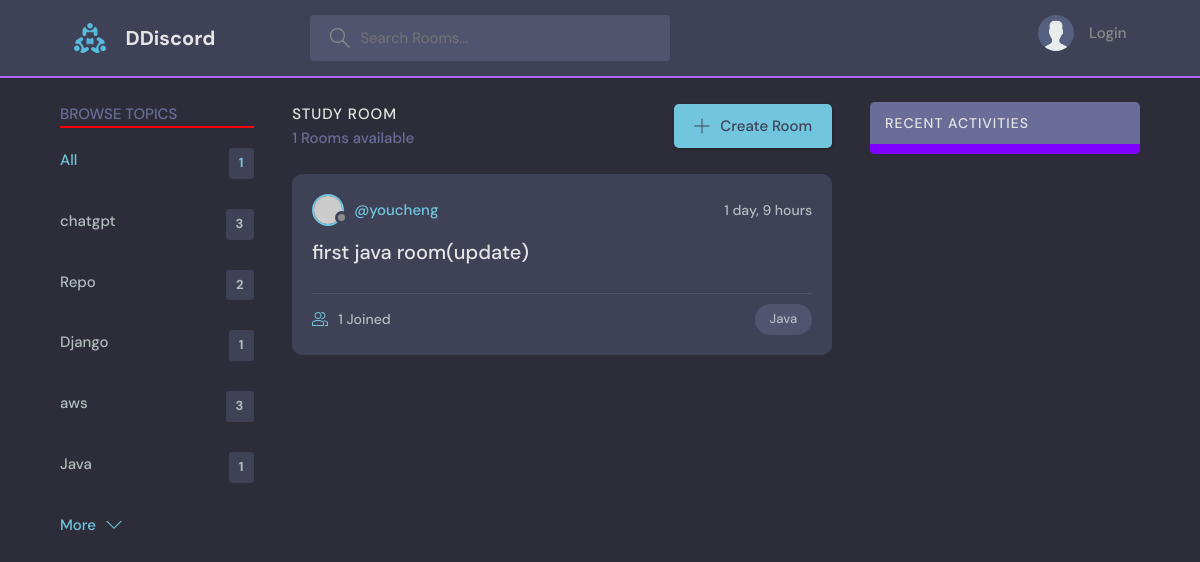
Page /?q=Java on the earlier database version.
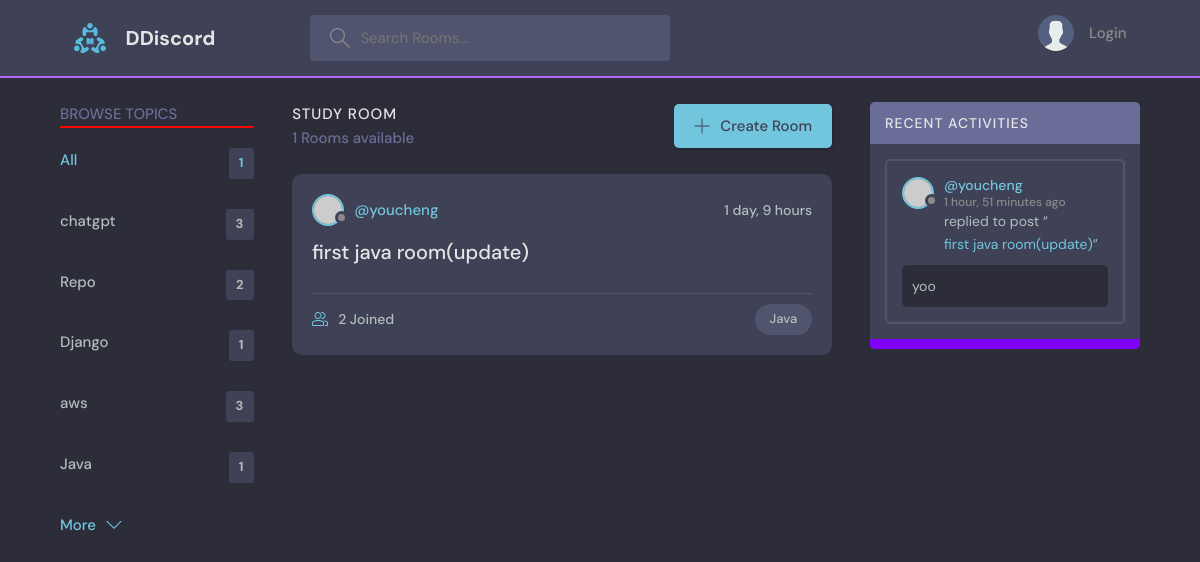
Same page on the later database version.
### base/models.py (models this page shows, shortened)
class Topic(models.Model):
    name = models.CharField(max_length=200)

class Room(models.Model): #Room 是 Topic 的child
    host = models.ForeignKey(User, on_delete=models.SET_NULL, null=True)
    topic = models.ForeignKey(Topic, on_delete=models.SET_NULL, null=True) #Class topic在上面，所以直接用，如果是在下面，要以字串'Topic'呼叫
    name = models.CharField(max_length=200)
    description = models.TextField(null=True, blank=True)
    participants = models.ManyToManyField(
        User, related_name='participants', blank=True) #前面用過User表格了，這裡要在取用另一個User表格，所以要related_name
    updated = models.DateTimeField(auto_now=True)
    created = models.DateTimeField(auto_now_add=True)
    class Meta:
       ordering = ['-updated', '-created']
    def __str__(self):
        return self.name

class Message(models.Model):                                    #user 是one-to-many:一個使用者對多個留言
    user = models.ForeignKey(User, on_delete=models.CASCADE) #django內建user model，直接import就可以用
    room = models.ForeignKey(Room, on_delete=models.CASCADE)#Room 是parent table，on_delete:當parent table被刪除時，要怎麼做
    body = models.TextField()
    updated = models.DateTimeField(auto_now=True)
    created = models.DateTimeField(auto_now_add=True)
    class Meta:
        ordering = ['-updated', '-created']

### base/views.py (the view)
# urls.py: path('', views.home, name="home"),
def home(request):
    q = request.GET.get('q') if request.GET.get('q') != None else ''
    rooms = Room.objects.filter(
        Q(topic__name__icontains=q)| #filter parameter符合的topic，icontains使指打部分也能篩選
        Q(name__icontains=q)
        )
    topics = Topic.objects.all()[0:5]
    rooms_count  = rooms.count()
    room_messages = Message.objects.filter(Q(room__topic__name__icontains = q))
    context={'rooms': rooms,
             'topics':topics,
             'rooms_count':rooms_count,
             'room_messages':room_messages}
    return render (request, "base/home.html",context)

### base/templates/base/home.html (shortened to what this page needs)
{% extends 'main.html' %}
{% block content %}
    <main class="layout layout--3">
      <div class="container">
        {% include 'base/topics_component.html' %}
        <div class="roomList">
          <div class="roomList__header">
            <div>
              <h2>Study Room</h2>
              <p>{{rooms_count}} Rooms available</p>
            </div>
            <a class="btn btn--main" href="{% url 'create-room' %}">
              <svg version="1.1" xmlns="http://www.w3.org/2000/svg" width="32" height="32" viewBox="0 0 32 32">
                <title>add</title>
                <path
                  d="M16.943 0.943h-1.885v14.115h-14.115v1.885h14.115v14.115h1.885v-14.115h14.115v-1.885h-14.115v-14.115z"
                ></path>
              </svg>
              Create Room
            </a>
          </div>
        {% include 'base/feed_component.html' %}
        </div>
        {% include 'base/activity_component.html' %}
      </div>
{% endblock %}

### base/templates/base/topics_component.html
<div class="topics">
    <div class="topics__header">
      <h2>Browse Topics</h2>
      <hr color="red">
    </div>
    <ul class="topics__list">
      <li>
        <a href="{% url 'home' %}" class="active">All <span>{{rooms_count}}</span></a>
      </li>
      {% for topic in topics %}
      <li>
        <a href="{% url 'home' %}?q={{topic.name}}">{{topic.name}} <span>{{topic.room_set.count}}</span></a>
      </li>
      {% endfor%}
    </ul>
    <a class="btn btn--link" href="{% url 'topics' %}">
      More
      <svg version="1.1" xmlns="http://www.w3.org/2000/svg" width="32" height="32" viewBox="0 0 32 32">
        <title>chevron-down</title>
        <path d="M16 21l-13-13h-3l16 16 16-16h-3l-13 13z"></path>
      </svg>
    </a>
  </div>

### base/templates/base/feed_component.html (shortened to what this page needs)
{% for room in rooms %}
<div class="roomListRoom">
    <div class="roomListRoom__header">
      <a href="{% url 'user-profile' room.host.id %}" class="roomListRoom__author">
        <div class="avatar avatar--small">
          <img src="https://randomuser.me/api/portraits/women/11.jpg" />
        </div>
        <span>@{{room.host.username}}</span>
      </a>
      <div class="roomListRoom__actions">
        <span>{{room.created|timesince}}</span>
      </div>
    </div>
    <div class="roomListRoom__content">
      <a href="{% url 'room' room.id %}">{{room.name}}</a>
    </div>
    <div class="roomListRoom__meta">
      <a href="{% url 'room' room.id %}" class="roomListRoom__joined">
        {{room.participants.all.count}} Joined
      </a>
      <p class="roomListRoom__topic">{{room.topic.name}}</p>
    </div>
  </div>
  {% endfor %}

### base/templates/base/activity_component.html (shortened to what this page needs)
<div class="activities">
    <div class="activities__header">
      <h2>Recent Activities</h2>
    </div>
    {% for message in room_messages %}
        <div class="activities__box">
            <div class="activities__boxHeader roomListRoom__header">
                <a href="{% url 'user-profile' message.user.id %}" class="roomListRoom__author">
                <div class="avatar avatar--small">
                    <img src="https://randomuser.me/api/portraits/women/11.jpg" />
                </div>
                <p>
                    @{{message.user}}
                    <span>{{message.created|timesince}} ago</span>
                </p>
                </a>
            </div>
            <div class="activities__boxContent">
                <p>replied to post “<a href="">{{message.room}}</a>”</p>
                <div class="activities__boxRoomContent">
                    {{message.body}}
                </div>
            </div>
        </div>
    {% endfor %}
    <hr color="#8000ff" style="height:10px">
  </div>

Differences in the rows shown:
computed for Room "first java room(update)": participants.all.count "1" → "2"
added Message: user "youcheng", created "1 hour, 51 minutes", room "first java room(update)", body "yoo"
